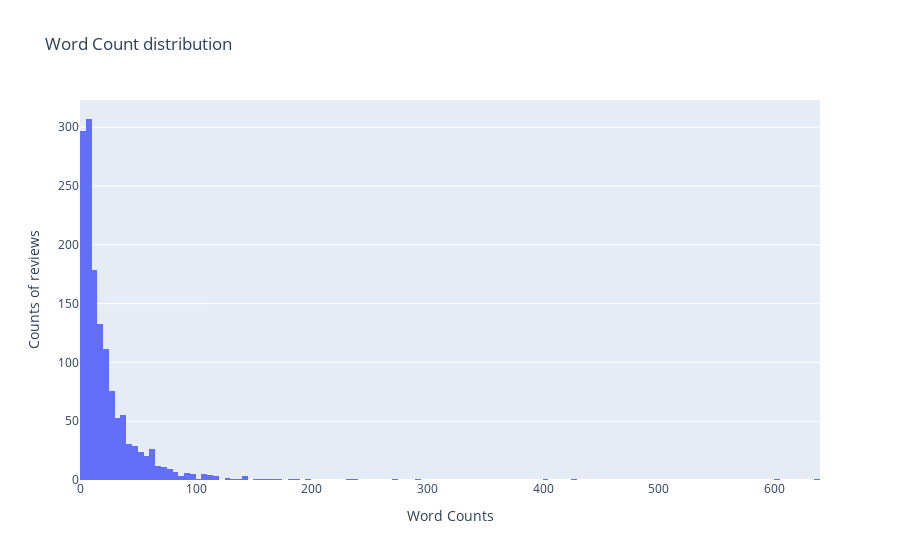

The cell this chart's notebook holds for it:
### Markdown cell above
Ploting the distribution of word counts in the reviews

### Code cell
x = review_data['word counts']

layout = go.Layout(
    title = "Word Count distribution",
    yaxis= dict(
        title = "Counts of reviews"
    ),
    xaxis = dict(
        title = "Word Counts"

    ),
        hoverlabel_align = 'right'
)
trace1 = go.Histogram(x=x,hovertemplate='Reviews Count : %{y} <br> Word Counts : %{x}<extra></extra>',)
fig = go.Figure(data = [trace1],layout = layout)
py.offline.iplot(fig)

### Figure 1 — Plotly figure (JSON) as saved in the notebook; plotly's stock layout.template omitted (floating-point values rounded to 4 significant figures; data arrays with more than 128 entries replaced by an {"elided": "..."} marker saying what was removed)
{"data": [{"hovertemplate": "Reviews Count : %{y} <br> Word Counts : %{x}<extra></extra>", "type": "histogram", "x": {"elided": "1430 int values"}}], "layout": {"hoverlabel": {"align": "right"}, "title": {"text": "Word Count distribution"}, "xaxis": {"title": {"text": "Word Counts"}}, "yaxis": {"title": {"text": "Counts of reviews"}}}}
